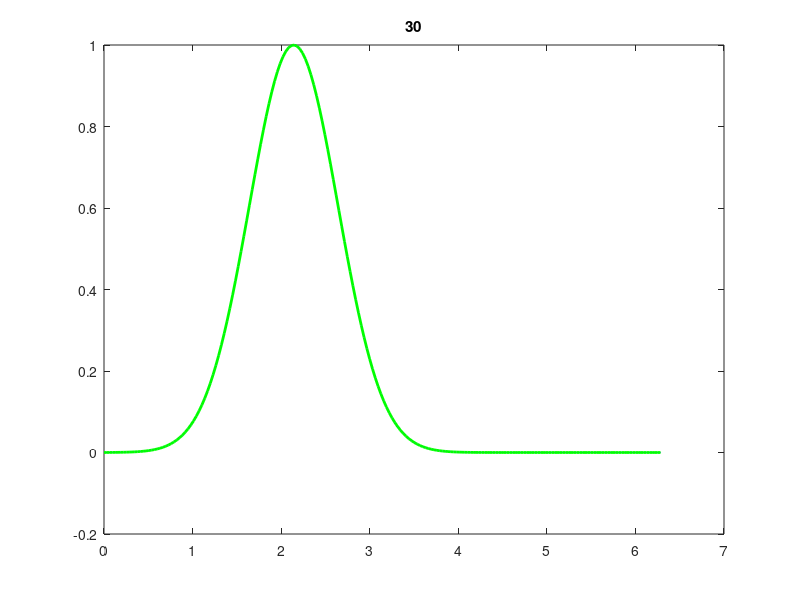

This figure's MATLAB source:
n=200;
x=linspace(0,2*pi,n);

f=exp(-2*(x-pi+1).^2);

approx=0*x;
for j=1:30
    s=sin(j*x/2); s=s/norm(s);
    a=f*s';
    approx=approx+a*s;
    plot(x,f,'b',x,approx,'g','Linewidth',2)
    title(num2str(j))
    pause(1)
 end